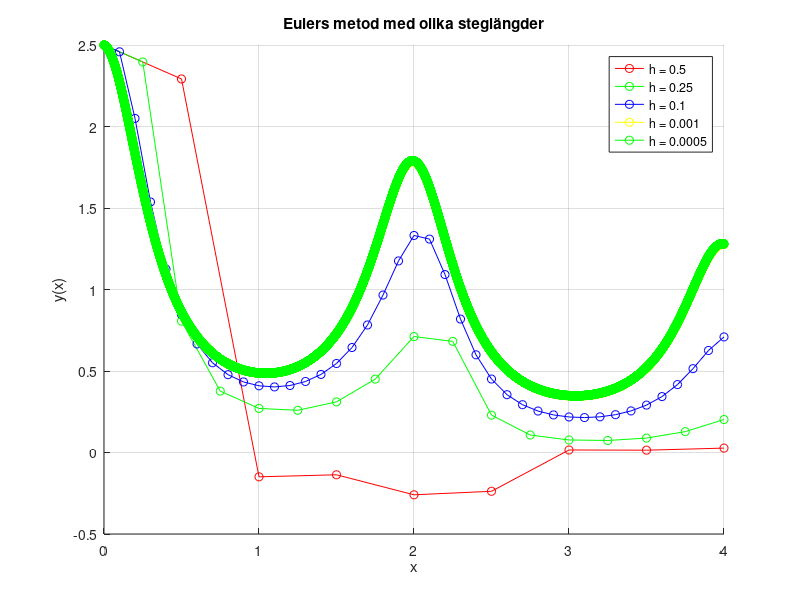

MATLAB code for this plot:
% 1 a) - Eulers Metod med olika steglängder

clc;
clear;
close all;


% Definiera differentialekvationen dy/dx = f(x, y)
f = @(x, y) -((1/6) + (pi * sin(pi * x) / (1.6 - cos(pi * x)))) * y;

% Parametrar
y0 = 2.5;  % Begynnelsevärde
x0 = 0;    % Startpunkt
x_end = 4; % Slutpunkt
step_sizes = [0.5, 0.25, 0.1, 0.001, 0.0005]; % Olika steglängder

figure;
hold on;
colors = ['r', 'g', 'b', 'y', 'g']; % Färger för plotten


% Skriv ut värden för y(4) i MATLAB-konsollen
fprintf('\nResultat för y(4) med olika steglängder:\n');

for i = 1:length(step_sizes)
    h = step_sizes(i);
    n_steps = (x_end - x0) / h;  % Antal steg
    x_vals = linspace(x0, x_end, n_steps + 1);
    y_vals = zeros(1, n_steps + 1); % sätt 0 minne för y
    
    % Initialvärde
    y_vals(1) = y0;
    
    % Eulers iteration
    for j = 1:n_steps
        y_vals(j + 1) = y_vals(j) + h * f(x_vals(j), y_vals(j));
    end
    
    % Plotta resultatet
    plot(x_vals, y_vals, 'o-', 'Color', colors(i), 'DisplayName', ['h = ', num2str(h)]);

    % Skriv ut värdet på y(4)
    fprintf('h = %.3f, y(4) = %.6f\n', h, y_vals(end));
end

xlabel('x');
ylabel('y(x)');
title('Eulers metod med olika steglängder');
legend;
grid on;
hold off;


% Numeriska värden på y(4)
fprintf("")